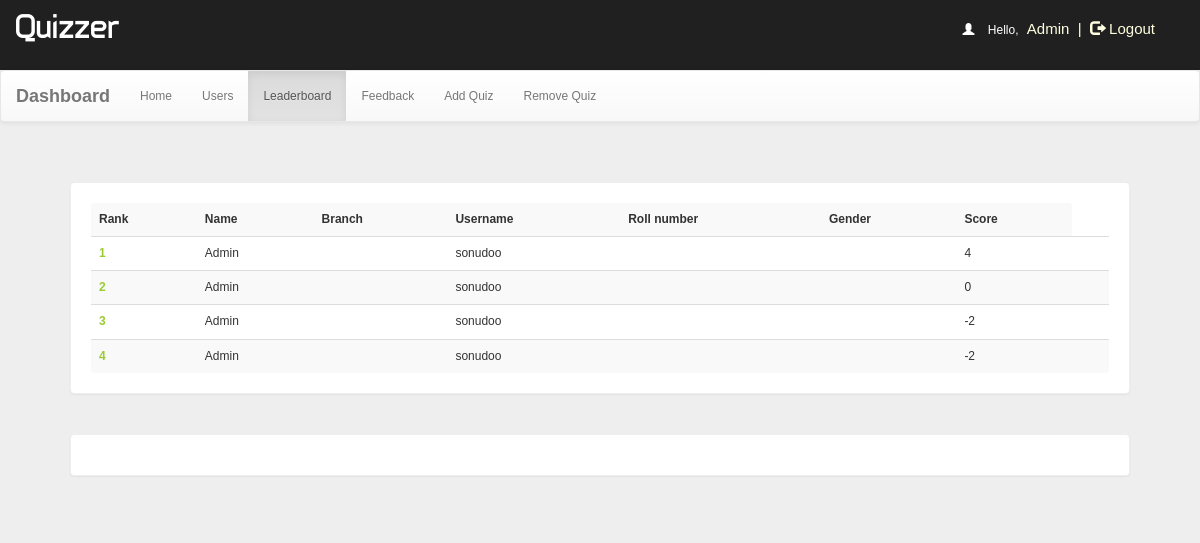
The page /app/dash.php?q=2 (signed in) on the database its author committed.
### tables this page shows
CREATE TABLE `rank` (
  `id` int(100) NOT NULL,
  `username` varchar(128) NOT NULL,
  `score` int(11) NOT NULL,
  `time` timestamp NOT NULL DEFAULT current_timestamp() ON UPDATE current_timestamp()
);

### app/dash.php (the view, shortened to what this page needs)
<!DOCTYPE html PUBLIC "-//W3C//DTD XHTML 1.0 Transitional//EN" "http://www.w3.org/TR/xhtml1/DTD/xhtml1-transitional.dtd">
<html xmlns="http://www.w3.org/1999/xhtml">
<head>
<link  rel="stylesheet" href="css/bootstrap.min.css"/>
 <link  rel="stylesheet" href="css/bootstrap-theme.min.css"/>
 <link rel="stylesheet" href="css/main.css">
 <link  rel="stylesheet" href="css/font.css">
</head>
<body  style="background:#eee;">
<body  style="background:#eee;">
<div class="header">
<div class="row">
<div class="col-lg-6">
<span class="logo">Quizzer</span></div>
<?php
include_once 'dbConnection.php';
if (!(isset($_SESSION['username']))  || ($_SESSION['key']) != '54585c506829293a2d4c3b68543b316e2e7a2d277858545a36362e5f39') {
    session_destroy();
    header("location:index.php");
} else {
    $name     = $_SESSION['name'];
    $username = $_SESSION['username'];
    echo '<span class="pull-right top title1" ><span style="color:white"><span class="glyphicon glyphicon-user" aria-hidden="true"></span>&nbsp;&nbsp;&nbsp;&nbsp;Hello,</span> <span class="log log1" style="color:lightyellow">' . $name . '&nbsp;&nbsp;|&nbsp;&nbsp;<a href="logout.php?q=account.php" style="color:lightyellow"><span class="glyphicon glyphicon-log-out" aria-hidden="true"></span>&nbsp;Logout</button></a></span>';
}
?>
</div></div>
<nav class="navbar navbar-default title1">
  <div class="container-fluid">
    <div class="navbar-header">
      <a class="navbar-brand" href="dash.php?q=0"><b>Dashboard</b></a>
    </div>
    <div class="collapse navbar-collapse" id="bs-example-navbar-collapse-1">
      <ul class="nav navbar-nav">
        <li <?php
if (@$_GET['q'] == 0)
    echo 'class="active"';
?>><a href="dash.php?q=0">Home<span class="sr-only">(current)</span></a></li>
        <li <?php
if (@$_GET['q'] == 1)
    echo 'class="active"';
?>><a href="dash.php?q=1">Users</a></li>
    <li <?php
if (@$_GET['q'] == 2)
    echo 'class="active"';
?>><a href="dash.php?q=2">Leaderboard</a></li>
    <li <?php
if (@$_GET['q'] == 3)
    echo 'class="active"';
?>><a href="dash.php?q=3">Feedback</a></li>
        <li <?php
if (@$_GET['q'] == 4)
    echo 'class="active"';
?>><a href="dash.php?q=4">Add Quiz</a></li>
        <li <?php
if (@$_GET['q'] == 5)
    echo 'class="active"';
?>><a href="dash.php?q=5">Remove Quiz</a></li>
      </ul>
          </div>
  </div>
</nav>
<div class="container">
<div class="row">
<div class="col-md-12">
<?php
if (@$_GET['q'] == 2) {
    if(isset($_GET['show'])){
        $show = $_GET['show'];
        $showfrom = (($show-1)*10) + 1;
        $showtill = $showfrom + 9;
    }
    else{
        $showfrom = 1;
    }
    $q = mysqli_query($con, "SELECT * FROM rank") or die('Error223');
    echo '<div class="panel title">
<table class="table table-striped title1" >
<tr><td style="vertical-align:middle"><b>Rank</b></td><td style="vertical-align:middle"><b>Name</b></td><td style="vertical-align:middle"><b>Branch</b></td><td style="vertical-align:middle"><b>Username</b></td><td style="vertical-align:middle"><b>Roll number</b></td><td style="vertical-align:middle"><b>Gender</b></td><td style="vertical-align:middle"><b>Score</b></td></tr>';
    $c = $showfrom-1;
    $total = mysqli_num_rows($q);
    if($total >= $showfrom){
        $q = mysqli_query($con, "SELECT * FROM rank ORDER BY score DESC, time ASC LIMIT ".($showfrom-1).",10") or die('Error223');
        while ($row = mysqli_fetch_array($q)) {
            $s = $row['score'];
            $c++;
            echo '<tr><td style="color:#99cc32"><b>' . $c . '</b></td><td style="vertical-align:middle">' . $name . '</td><td style="vertical-align:middle">' . $branch . '</td><td style="vertical-align:middle">' . $username . '</td><td style="vertical-align:middle">' . $rollno . '</td><td style="vertical-align:middle">' . $gender . '</td><td style="vertical-align:middle">' . $s . '</td><td style="vertical-align:middle">';
        }
    }
    else{
    }
    echo '</table></div>';
    echo '<div class="panel title"><table class="table table-striped title1" ><tr>';
    echo '</tr></table></div>';
}
?>
</div>
</div></div>
</body>
</html>

### app/css/main.css (style rules this page uses)
body { overflow-x:hidden;width:100%;font: 12px "Century Gothic", "Times Roman", sans-serif;background:#eee;min-height:550px;background-attachment:fixed; }
.panel { border-color:#eee;margin:40px;padding:20px;font: 15px "Century Gothic", "Times Roman", sans-serif; }
.title { font-family:'typo'; }
.header { background:#202020;height:70px; }
.logo { font-family:'typo';font-size:35px;color:#ffffff;margin:15px; }
.title1 { font: 12px "Century Gothic", "Times Roman", sans-serif; }
.top { margin-top:20px; }
.log1 { font: 15px 'Ubuntu', sans-serif;color:#0000ff;margin-left:10px; }
.log { margin:10px;margin-right:60px;margin-left:5px;color:#ffffb3;text-decoration:none;font-size:20px;font-size:15px; }

### rows shown on the page
rank: score "4"
rank: score "0"
rank: score "-2"
rank: score "-2"

### other values the page prints
$name "Admin"
